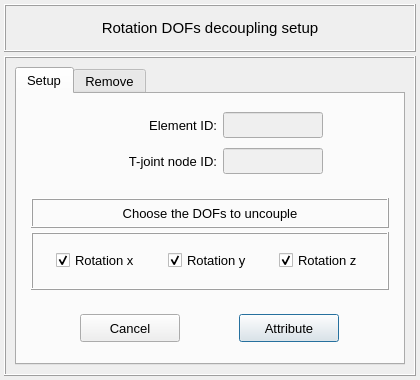
<?xml version="1.0" encoding="UTF-8"?>
<ui version="4.0">
 <class>Dialog</class>
 <widget class="QDialog" name="Dialog">
  <property name="geometry">
   <rect>
    <x>0</x>
    <y>0</y>
    <width>420</width>
    <height>380</height>
   </rect>
  </property>
  <property name="minimumSize">
   <size>
    <width>420</width>
    <height>360</height>
   </size>
  </property>
  <property name="maximumSize">
   <size>
    <width>421</width>
    <height>380</height>
   </size>
  </property>
  <property name="windowTitle">
   <string>Dialog</string>
  </property>
  <layout class="QGridLayout" name="gridLayout">
   <property name="leftMargin">
    <number>4</number>
   </property>
   <property name="topMargin">
    <number>4</number>
   </property>
   <property name="rightMargin">
    <number>4</number>
   </property>
   <property name="bottomMargin">
    <number>4</number>
   </property>
   <property name="spacing">
    <number>4</number>
   </property>
   <item row="0" column="0">
    <widget class="QFrame" name="frame_title">
     <property name="minimumSize">
      <size>
       <width>0</width>
       <height>48</height>
      </size>
     </property>
     <property name="maximumSize">
      <size>
       <width>16777215</width>
       <height>48</height>
      </size>
     </property>
     <property name="frameShape">
      <enum>QFrame::Box</enum>
     </property>
     <property name="frameShadow">
      <enum>QFrame::Raised</enum>
     </property>
     <layout class="QGridLayout" name="gridLayout_2">
      <item row="0" column="0">
       <widget class="QLabel" name="label">
        <property name="font">
         <font>
          <pointsize>11</pointsize>
         </font>
        </property>
        <property name="text">
         <string>Rotation DOFs decoupling setup</string>
        </property>
        <property name="alignment">
         <set>Qt::AlignCenter</set>
        </property>
       </widget>
      </item>
     </layout>
    </widget>
   </item>
   <item row="1" column="0">
    <widget class="QFrame" name="frame_main">
     <property name="minimumSize">
      <size>
       <width>0</width>
       <height>48</height>
      </size>
     </property>
     <property name="maximumSize">
      <size>
       <width>16777215</width>
       <height>16777215</height>
      </size>
     </property>
     <property name="frameShape">
      <enum>QFrame::Box</enum>
     </property>
     <property name="frameShadow">
      <enum>QFrame::Raised</enum>
     </property>
     <layout class="QGridLayout" name="gridLayout_3">
      <item row="0" column="0">
       <widget class="QTabWidget" name="tabWidget_main">
        <property name="font">
         <font>
          <pointsize>10</pointsize>
         </font>
        </property>
        <property name="currentIndex">
         <number>0</number>
        </property>
        <widget class="QWidget" name="tab_setup">
         <attribute name="title">
          <string>Setup</string>
         </attribute>
         <layout class="QGridLayout" name="gridLayout_13">
          <property name="leftMargin">
           <number>4</number>
          </property>
          <property name="topMargin">
           <number>4</number>
          </property>
          <property name="rightMargin">
           <number>4</number>
          </property>
          <property name="bottomMargin">
           <number>4</number>
          </property>
          <property name="spacing">
           <number>4</number>
          </property>
          <item row="0" column="0">
           <widget class="QFrame" name="frame_6">
            <property name="minimumSize">
             <size>
              <width>0</width>
              <height>80</height>
             </size>
            </property>
            <property name="maximumSize">
             <size>
              <width>16777215</width>
              <height>80</height>
             </size>
            </property>
            <property name="frameShape">
             <enum>QFrame::NoFrame</enum>
            </property>
            <property name="frameShadow">
             <enum>QFrame::Raised</enum>
            </property>
            <layout class="QGridLayout" name="gridLayout_11">
             <property name="leftMargin">
              <number>4</number>
             </property>
             <property name="topMargin">
              <number>4</number>
             </property>
             <property name="rightMargin">
              <number>4</number>
             </property>
             <property name="bottomMargin">
              <number>4</number>
             </property>
             <item row="0" column="1">
              <widget class="QLabel" name="label_3">
               <property name="minimumSize">
                <size>
                 <width>120</width>
                 <height>26</height>
                </size>
               </property>
               <property name="maximumSize">
                <size>
                 <width>16777215</width>
                 <height>26</height>
                </size>
               </property>
               <property name="font">
                <font>
                 <pointsize>10</pointsize>
                </font>
               </property>
               <property name="text">
                <string>Element ID:</string>
               </property>
               <property name="textFormat">
                <enum>Qt::AutoText</enum>
               </property>
               <property name="alignment">
                <set>Qt::AlignRight|Qt::AlignTrailing|Qt::AlignVCenter</set>
               </property>
              </widget>
             </item>
             <item row="0" column="0">
              <spacer name="horizontalSpacer_5">
               <property name="orientation">
                <enum>Qt::Horizontal</enum>
               </property>
               <property name="sizeHint" stdset="0">
                <size>
                 <width>40</width>
                 <height>20</height>
                </size>
               </property>
              </spacer>
             </item>
             <item row="1" column="1">
              <widget class="QLabel" name="label_7">
               <property name="minimumSize">
                <size>
                 <width>100</width>
                 <height>26</height>
                </size>
               </property>
               <property name="maximumSize">
                <size>
                 <width>16777215</width>
                 <height>26</height>
                </size>
               </property>
               <property name="font">
                <font>
                 <pointsize>10</pointsize>
                </font>
               </property>
               <property name="text">
                <string>T-joint node ID:</string>
               </property>
               <property name="textFormat">
                <enum>Qt::AutoText</enum>
               </property>
               <property name="alignment">
                <set>Qt::AlignRight|Qt::AlignTrailing|Qt::AlignVCenter</set>
               </property>
              </widget>
             </item>
             <item row="0" column="2">
              <widget class="QLineEdit" name="lineEdit_element_id">
               <property name="enabled">
                <bool>false</bool>
               </property>
               <property name="minimumSize">
                <size>
                 <width>100</width>
                 <height>26</height>
                </size>
               </property>
               <property name="maximumSize">
                <size>
                 <width>100</width>
                 <height>26</height>
                </size>
               </property>
               <property name="focusPolicy">
                <enum>Qt::ClickFocus</enum>
               </property>
               <property name="styleSheet">
                <string notr="true"/>
               </property>
               <property name="text">
                <string/>
               </property>
               <property name="alignment">
                <set>Qt::AlignCenter</set>
               </property>
              </widget>
             </item>
             <item row="0" column="3">
              <spacer name="horizontalSpacer_6">
               <property name="orientation">
                <enum>Qt::Horizontal</enum>
               </property>
               <property name="sizeHint" stdset="0">
                <size>
                 <width>40</width>
                 <height>20</height>
                </size>
               </property>
              </spacer>
             </item>
             <item row="1" column="2">
              <widget class="QLineEdit" name="lineEdit_tjoint_node_id">
               <property name="enabled">
                <bool>false</bool>
               </property>
               <property name="minimumSize">
                <size>
                 <width>100</width>
                 <height>26</height>
                </size>
               </property>
               <property name="maximumSize">
                <size>
                 <width>100</width>
                 <height>26</height>
                </size>
               </property>
               <property name="palette">
                <palette>
                 <active>
                  <colorrole role="WindowText">
                   <brush brushstyle="SolidPattern">
                    <color alpha="255">
                     <red>0</red>
                     <green>0</green>
                     <blue>0</blue>
                    </color>
                   </brush>
                  </colorrole>
                  <colorrole role="Button">
                   <brush brushstyle="SolidPattern">
                    <color alpha="255">
                     <red>250</red>
                     <green>250</green>
                     <blue>250</blue>
                    </color>
                   </brush>
                  </colorrole>
                  <colorrole role="Midlight">
                   <brush brushstyle="SolidPattern">
                    <color alpha="255">
                     <red>255</red>
                     <green>255</green>
                     <blue>255</blue>
                    </color>
                   </brush>
                  </colorrole>
                  <colorrole role="Dark">
                   <brush brushstyle="SolidPattern">
                    <color alpha="255">
                     <red>255</red>
                     <green>255</green>
                     <blue>255</blue>
                    </color>
                   </brush>
                  </colorrole>
                  <colorrole role="Text">
                   <brush brushstyle="SolidPattern">
                    <color alpha="255">
                     <red>0</red>
                     <green>0</green>
                     <blue>0</blue>
                    </color>
                   </brush>
                  </colorrole>
                  <colorrole role="ButtonText">
                   <brush brushstyle="SolidPattern">
                    <color alpha="255">
                     <red>0</red>
                     <green>0</green>
                     <blue>0</blue>
                    </color>
                   </brush>
                  </colorrole>
                  <colorrole role="Base">
                   <brush brushstyle="SolidPattern">
                    <color alpha="255">
                     <red>250</red>
                     <green>250</green>
                     <blue>250</blue>
                    </color>
                   </brush>
                  </colorrole>
                  <colorrole role="Window">
                   <brush brushstyle="SolidPattern">
                    <color alpha="255">
                     <red>250</red>
                     <green>250</green>
                     <blue>250</blue>
                    </color>
                   </brush>
                  </colorrole>
                 </active>
                 <inactive>
                  <colorrole role="WindowText">
                   <brush brushstyle="SolidPattern">
                    <color alpha="255">
                     <red>0</red>
                     <green>0</green>
                     <blue>0</blue>
                    </color>
                   </brush>
                  </colorrole>
                  <colorrole role="Button">
                   <brush brushstyle="SolidPattern">
                    <color alpha="255">
                     <red>250</red>
                     <green>250</green>
                     <blue>250</blue>
                    </color>
                   </brush>
                  </colorrole>
                  <colorrole role="Midlight">
                   <brush brushstyle="SolidPattern">
                    <color alpha="255">
                     <red>255</red>
                     <green>255</green>
                     <blue>255</blue>
                    </color>
                   </brush>
                  </colorrole>
                  <colorrole role="Dark">
                   <brush brushstyle="SolidPattern">
                    <color alpha="255">
                     <red>255</red>
                     <green>255</green>
                     <blue>255</blue>
                    </color>
                   </brush>
                  </colorrole>
                  <colorrole role="Text">
                   <brush brushstyle="SolidPattern">
                    <color alpha="255">
                     <red>0</red>
                     <green>0</green>
                     <blue>0</blue>
                    </color>
                   </brush>
                  </colorrole>
                  <colorrole role="ButtonText">
                   <brush brushstyle="SolidPattern">
                    <color alpha="255">
                     <red>0</red>
                     <green>0</green>
                     <blue>0</blue>
                    </color>
                   </brush>
                  </colorrole>
                  <colorrole role="Base">
                   <brush brushstyle="SolidPattern">
                    <color alpha="255">
                     <red>250</red>
                     <green>250</green>
                     <blue>250</blue>
                    </color>
                   </brush>
                  </colorrole>
                  <colorrole role="Window">
                   <brush brushstyle="SolidPattern">
                    <color alpha="255">
                     <red>250</red>
                     <green>250</green>
                     <blue>250</blue>
                    </color>
                   </brush>
                  </colorrole>
                 </inactive>
                 <disabled>
                  <colorrole role="WindowText">
                   <brush brushstyle="SolidPattern">
                    <color alpha="255">
                     <red>100</red>
                     <green>100</green>
                     <blue>100</blue>
                    </color>
                   </brush>
                  </colorrole>
                  <colorrole role="Button">
                   <brush brushstyle="SolidPattern">
                    <color alpha="255">
                     <red>240</red>
                     <green>240</green>
                     <blue>240</blue>
                    </color>
                   </brush>
                  </colorrole>
                  <colorrole role="Midlight">
                   <brush brushstyle="SolidPattern">
                    <color alpha="255">
                     <red>255</red>
                     <green>255</green>
                     <blue>255</blue>
                    </color>
                   </brush>
                  </colorrole>
                  <colorrole role="Dark">
                   <brush brushstyle="SolidPattern">
                    <color alpha="255">
                     <red>255</red>
                     <green>255</green>
                     <blue>255</blue>
                    </color>
                   </brush>
                  </colorrole>
                  <colorrole role="Text">
                   <brush brushstyle="SolidPattern">
                    <color alpha="255">
                     <red>100</red>
                     <green>100</green>
                     <blue>100</blue>
                    </color>
                   </brush>
                  </colorrole>
                  <colorrole role="ButtonText">
                   <brush brushstyle="SolidPattern">
                    <color alpha="255">
                     <red>100</red>
                     <green>100</green>
                     <blue>100</blue>
                    </color>
                   </brush>
                  </colorrole>
                  <colorrole role="Base">
                   <brush brushstyle="SolidPattern">
                    <color alpha="255">
                     <red>240</red>
                     <green>240</green>
                     <blue>240</blue>
                    </color>
                   </brush>
                  </colorrole>
                  <colorrole role="Window">
                   <brush brushstyle="SolidPattern">
                    <color alpha="255">
                     <red>240</red>
                     <green>240</green>
                     <blue>240</blue>
                    </color>
                   </brush>
                  </colorrole>
                 </disabled>
                </palette>
               </property>
               <property name="focusPolicy">
                <enum>Qt::ClickFocus</enum>
               </property>
               <property name="styleSheet">
                <string notr="true"/>
               </property>
               <property name="text">
                <string/>
               </property>
               <property name="alignment">
                <set>Qt::AlignCenter</set>
               </property>
               <property name="clearButtonEnabled">
                <bool>false</bool>
               </property>
              </widget>
             </item>
            </layout>
           </widget>
          </item>
          <item row="2" column="0">
           <widget class="QFrame" name="frame_8">
            <property name="minimumSize">
             <size>
              <width>0</width>
              <height>48</height>
             </size>
            </property>
            <property name="maximumSize">
             <size>
              <width>16777215</width>
              <height>48</height>
             </size>
            </property>
            <property name="frameShape">
             <enum>QFrame::NoFrame</enum>
            </property>
            <property name="frameShadow">
             <enum>QFrame::Raised</enum>
            </property>
            <layout class="QGridLayout" name="gridLayout_12">
             <property name="leftMargin">
              <number>0</number>
             </property>
             <property name="topMargin">
              <number>0</number>
             </property>
             <property name="rightMargin">
              <number>0</number>
             </property>
             <property name="bottomMargin">
              <number>0</number>
             </property>
             <property name="spacing">
              <number>0</number>
             </property>
             <item row="0" column="1">
              <widget class="QPushButton" name="pushButton_attribute">
               <property name="minimumSize">
                <size>
                 <width>100</width>
                 <height>28</height>
                </size>
               </property>
               <property name="maximumSize">
                <size>
                 <width>100</width>
                 <height>28</height>
                </size>
               </property>
               <property name="font">
                <font>
                 <pointsize>10</pointsize>
                </font>
               </property>
               <property name="styleSheet">
                <string notr="true"/>
               </property>
               <property name="text">
                <string>Attribute</string>
               </property>
              </widget>
             </item>
             <item row="0" column="0">
              <widget class="QPushButton" name="pushButton_cancel">
               <property name="minimumSize">
                <size>
                 <width>100</width>
                 <height>28</height>
                </size>
               </property>
               <property name="maximumSize">
                <size>
                 <width>100</width>
                 <height>28</height>
                </size>
               </property>
               <property name="font">
                <font>
                 <pointsize>10</pointsize>
                </font>
               </property>
               <property name="styleSheet">
                <string notr="true"/>
               </property>
               <property name="text">
                <string>Cancel</string>
               </property>
              </widget>
             </item>
            </layout>
           </widget>
          </item>
          <item row="1" column="0">
           <widget class="QFrame" name="frame_7">
            <property name="minimumSize">
             <size>
              <width>0</width>
              <height>100</height>
             </size>
            </property>
            <property name="maximumSize">
             <size>
              <width>16777215</width>
              <height>100</height>
             </size>
            </property>
            <property name="frameShape">
             <enum>QFrame::NoFrame</enum>
            </property>
            <property name="frameShadow">
             <enum>QFrame::Raised</enum>
            </property>
            <layout class="QGridLayout" name="gridLayout_10">
             <property name="leftMargin">
              <number>10</number>
             </property>
             <property name="topMargin">
              <number>4</number>
             </property>
             <property name="rightMargin">
              <number>10</number>
             </property>
             <property name="bottomMargin">
              <number>4</number>
             </property>
             <property name="spacing">
              <number>4</number>
             </property>
             <item row="0" column="0">
              <widget class="QLabel" name="label_9">
               <property name="minimumSize">
                <size>
                 <width>300</width>
                 <height>30</height>
                </size>
               </property>
               <property name="maximumSize">
                <size>
                 <width>360</width>
                 <height>30</height>
                </size>
               </property>
               <property name="font">
                <font>
                 <pointsize>10</pointsize>
                </font>
               </property>
               <property name="frameShape">
                <enum>QFrame::Box</enum>
               </property>
               <property name="frameShadow">
                <enum>QFrame::Raised</enum>
               </property>
               <property name="midLineWidth">
                <number>0</number>
               </property>
               <property name="text">
                <string>Choose the DOFs to uncouple</string>
               </property>
               <property name="alignment">
                <set>Qt::AlignCenter</set>
               </property>
              </widget>
             </item>
             <item row="1" column="0">
              <widget class="QFrame" name="frame_2">
               <property name="minimumSize">
                <size>
                 <width>0</width>
                 <height>52</height>
                </size>
               </property>
               <property name="maximumSize">
                <size>
                 <width>360</width>
                 <height>600</height>
                </size>
               </property>
               <property name="frameShape">
                <enum>QFrame::Box</enum>
               </property>
               <property name="frameShadow">
                <enum>QFrame::Raised</enum>
               </property>
               <layout class="QGridLayout" name="gridLayout_4">
                <property name="leftMargin">
                 <number>4</number>
                </property>
                <property name="topMargin">
                 <number>4</number>
                </property>
                <property name="rightMargin">
                 <number>4</number>
                </property>
                <property name="bottomMargin">
                 <number>4</number>
                </property>
                <property name="horizontalSpacing">
                 <number>8</number>
                </property>
                <item row="0" column="1">
                 <widget class="QCheckBox" name="checkBox_rotation_x">
                  <property name="maximumSize">
                   <size>
                    <width>104</width>
                    <height>16777215</height>
                   </size>
                  </property>
                  <property name="font">
                   <font>
                    <pointsize>10</pointsize>
                   </font>
                  </property>
                  <property name="text">
                   <string>Rotation x</string>
                  </property>
                  <property name="checked">
                   <bool>true</bool>
                  </property>
                 </widget>
                </item>
                <item row="0" column="3">
                 <widget class="QCheckBox" name="checkBox_rotation_y">
                  <property name="maximumSize">
                   <size>
                    <width>104</width>
                    <height>16777215</height>
                   </size>
                  </property>
                  <property name="font">
                   <font>
                    <pointsize>10</pointsize>
                   </font>
                  </property>
                  <property name="text">
                   <string>Rotation y</string>
                  </property>
                  <property name="checked">
                   <bool>true</bool>
                  </property>
                 </widget>
                </item>
                <item row="0" column="5">
                 <widget class="QCheckBox" name="checkBox_rotation_z">
                  <property name="maximumSize">
                   <size>
                    <width>104</width>
                    <height>16777215</height>
                   </size>
                  </property>
                  <property name="font">
                   <font>
                    <pointsize>10</pointsize>
                   </font>
                  </property>
                  <property name="text">
                   <string>Rotation z</string>
                  </property>
                  <property name="checked">
                   <bool>true</bool>
                  </property>
                 </widget>
                </item>
                <item row="0" column="6">
                 <spacer name="horizontalSpacer_7">
                  <property name="orientation">
                   <enum>Qt::Horizontal</enum>
                  </property>
                  <property name="sizeHint" stdset="0">
                   <size>
                    <width>40</width>
                    <height>20</height>
                   </size>
                  </property>
                 </spacer>
                </item>
                <item row="0" column="0">
                 <spacer name="horizontalSpacer_4">
                  <property name="orientation">
                   <enum>Qt::Horizontal</enum>
                  </property>
                  <property name="sizeHint" stdset="0">
                   <size>
                    <width>40</width>
                    <height>20</height>
                   </size>
                  </property>
                 </spacer>
                </item>
                <item row="0" column="2">
                 <spacer name="horizontalSpacer_8">
                  <property name="orientation">
                   <enum>Qt::Horizontal</enum>
                  </property>
                  <property name="sizeHint" stdset="0">
                   <size>
                    <width>40</width>
                    <height>20</height>
                   </size>
                  </property>
                 </spacer>
                </item>
                <item row="0" column="4">
                 <spacer name="horizontalSpacer_9">
                  <property name="orientation">
                   <enum>Qt::Horizontal</enum>
                  </property>
                  <property name="sizeHint" stdset="0">
                   <size>
                    <width>40</width>
                    <height>20</height>
                   </size>
                  </property>
                 </spacer>
                </item>
               </layout>
              </widget>
             </item>
            </layout>
           </widget>
          </item>
         </layout>
        </widget>
        <widget class="QWidget" name="tab_remove">
         <attribute name="title">
          <string>Remove</string>
         </attribute>
         <layout class="QGridLayout" name="gridLayout_8">
          <property name="leftMargin">
           <number>4</number>
          </property>
          <property name="topMargin">
           <number>4</number>
          </property>
          <property name="rightMargin">
           <number>4</number>
          </property>
          <property name="bottomMargin">
           <number>4</number>
          </property>
          <property name="spacing">
           <number>4</number>
          </property>
          <item row="0" column="0">
           <widget class="QFrame" name="frame">
            <property name="minimumSize">
             <size>
              <width>0</width>
              <height>52</height>
             </size>
            </property>
            <property name="maximumSize">
             <size>
              <width>16777215</width>
              <height>52</height>
             </size>
            </property>
            <property name="frameShape">
             <enum>QFrame::NoFrame</enum>
            </property>
            <property name="frameShadow">
             <enum>QFrame::Raised</enum>
            </property>
            <layout class="QGridLayout" name="gridLayout_5">
             <property name="leftMargin">
              <number>4</number>
             </property>
             <property name="topMargin">
              <number>4</number>
             </property>
             <property name="rightMargin">
              <number>4</number>
             </property>
             <property name="bottomMargin">
              <number>4</number>
             </property>
             <item row="0" column="1">
              <widget class="QLabel" name="label_4">
               <property name="minimumSize">
                <size>
                 <width>100</width>
                 <height>26</height>
                </size>
               </property>
               <property name="maximumSize">
                <size>
                 <width>16777215</width>
                 <height>26</height>
                </size>
               </property>
               <property name="font">
                <font>
                 <pointsize>10</pointsize>
                </font>
               </property>
               <property name="text">
                <string>Element ID:</string>
               </property>
               <property name="alignment">
                <set>Qt::AlignRight|Qt::AlignTrailing|Qt::AlignVCenter</set>
               </property>
              </widget>
             </item>
             <item row="0" column="2">
              <widget class="QLineEdit" name="lineEdit_selected_id_to_remove">
               <property name="enabled">
                <bool>false</bool>
               </property>
               <property name="minimumSize">
                <size>
                 <width>100</width>
                 <height>26</height>
                </size>
               </property>
               <property name="maximumSize">
                <size>
                 <width>100</width>
                 <height>26</height>
                </size>
               </property>
               <property name="font">
                <font>
                 <pointsize>10</pointsize>
                </font>
               </property>
               <property name="focusPolicy">
                <enum>Qt::ClickFocus</enum>
               </property>
               <property name="styleSheet">
                <string notr="true"/>
               </property>
               <property name="alignment">
                <set>Qt::AlignCenter</set>
               </property>
              </widget>
             </item>
             <item row="0" column="3">
              <spacer name="horizontalSpacer_2">
               <property name="orientation">
                <enum>Qt::Horizontal</enum>
               </property>
               <property name="sizeHint" stdset="0">
                <size>
                 <width>40</width>
                 <height>20</height>
                </size>
               </property>
              </spacer>
             </item>
             <item row="0" column="0">
              <spacer name="horizontalSpacer">
               <property name="orientation">
                <enum>Qt::Horizontal</enum>
               </property>
               <property name="sizeHint" stdset="0">
                <size>
                 <width>40</width>
                 <height>20</height>
                </size>
               </property>
              </spacer>
             </item>
            </layout>
           </widget>
          </item>
          <item row="1" column="0">
           <widget class="QFrame" name="frame_3">
            <property name="frameShape">
             <enum>QFrame::NoFrame</enum>
            </property>
            <property name="frameShadow">
             <enum>QFrame::Raised</enum>
            </property>
            <layout class="QGridLayout" name="gridLayout_6">
             <property name="leftMargin">
              <number>4</number>
             </property>
             <property name="topMargin">
              <number>4</number>
             </property>
             <property name="rightMargin">
              <number>4</number>
             </property>
             <property name="bottomMargin">
              <number>4</number>
             </property>
             <property name="spacing">
              <number>4</number>
             </property>
             <item row="0" column="0">
              <widget class="QTreeWidget" name="treeWidget_elements_info">
               <property name="minimumSize">
                <size>
                 <width>0</width>
                 <height>0</height>
                </size>
               </property>
               <property name="maximumSize">
                <size>
                 <width>1000</width>
                 <height>1000</height>
                </size>
               </property>
               <property name="font">
                <font>
                 <family>MS Shell Dlg 2</family>
                 <pointsize>9</pointsize>
                </font>
               </property>
               <property name="frameShape">
                <enum>QFrame::StyledPanel</enum>
               </property>
               <property name="frameShadow">
                <enum>QFrame::Sunken</enum>
               </property>
               <property name="indentation">
                <number>0</number>
               </property>
               <column>
                <property name="text">
                 <string>Element ID</string>
                </property>
                <property name="textAlignment">
                 <set>AlignCenter</set>
                </property>
               </column>
               <column>
                <property name="text">
                 <string>Node ID</string>
                </property>
                <property name="textAlignment">
                 <set>AlignCenter</set>
                </property>
               </column>
               <column>
                <property name="text">
                 <string>Decoupled DOFs</string>
                </property>
                <property name="textAlignment">
                 <set>AlignCenter</set>
                </property>
               </column>
              </widget>
             </item>
            </layout>
           </widget>
          </item>
          <item row="2" column="0">
           <widget class="QFrame" name="frame_4">
            <property name="minimumSize">
             <size>
              <width>0</width>
              <height>48</height>
             </size>
            </property>
            <property name="font">
             <font>
              <kerning>false</kerning>
             </font>
            </property>
            <property name="frameShape">
             <enum>QFrame::NoFrame</enum>
            </property>
            <property name="frameShadow">
             <enum>QFrame::Raised</enum>
            </property>
            <layout class="QGridLayout" name="gridLayout_7">
             <property name="leftMargin">
              <number>0</number>
             </property>
             <property name="topMargin">
              <number>0</number>
             </property>
             <property name="rightMargin">
              <number>0</number>
             </property>
             <property name="bottomMargin">
              <number>0</number>
             </property>
             <property name="spacing">
              <number>0</number>
             </property>
             <item row="0" column="0">
              <widget class="QPushButton" name="pushButton_reset">
               <property name="minimumSize">
                <size>
                 <width>100</width>
                 <height>28</height>
                </size>
               </property>
               <property name="maximumSize">
                <size>
                 <width>100</width>
                 <height>28</height>
                </size>
               </property>
               <property name="font">
                <font>
                 <pointsize>10</pointsize>
                </font>
               </property>
               <property name="styleSheet">
                <string notr="true"/>
               </property>
               <property name="text">
                <string>Reset</string>
               </property>
              </widget>
             </item>
             <item row="0" column="1">
              <widget class="QPushButton" name="pushButton_remove">
               <property name="minimumSize">
                <size>
                 <width>100</width>
                 <height>28</height>
                </size>
               </property>
               <property name="maximumSize">
                <size>
                 <width>100</width>
                 <height>28</height>
                </size>
               </property>
               <property name="font">
                <font>
                 <pointsize>10</pointsize>
                </font>
               </property>
               <property name="styleSheet">
                <string notr="true"/>
               </property>
               <property name="text">
                <string>Remove</string>
               </property>
              </widget>
             </item>
            </layout>
           </widget>
          </item>
         </layout>
        </widget>
       </widget>
      </item>
     </layout>
    </widget>
   </item>
  </layout>
 </widget>
 <resources/>
 <connections/>
</ui>
